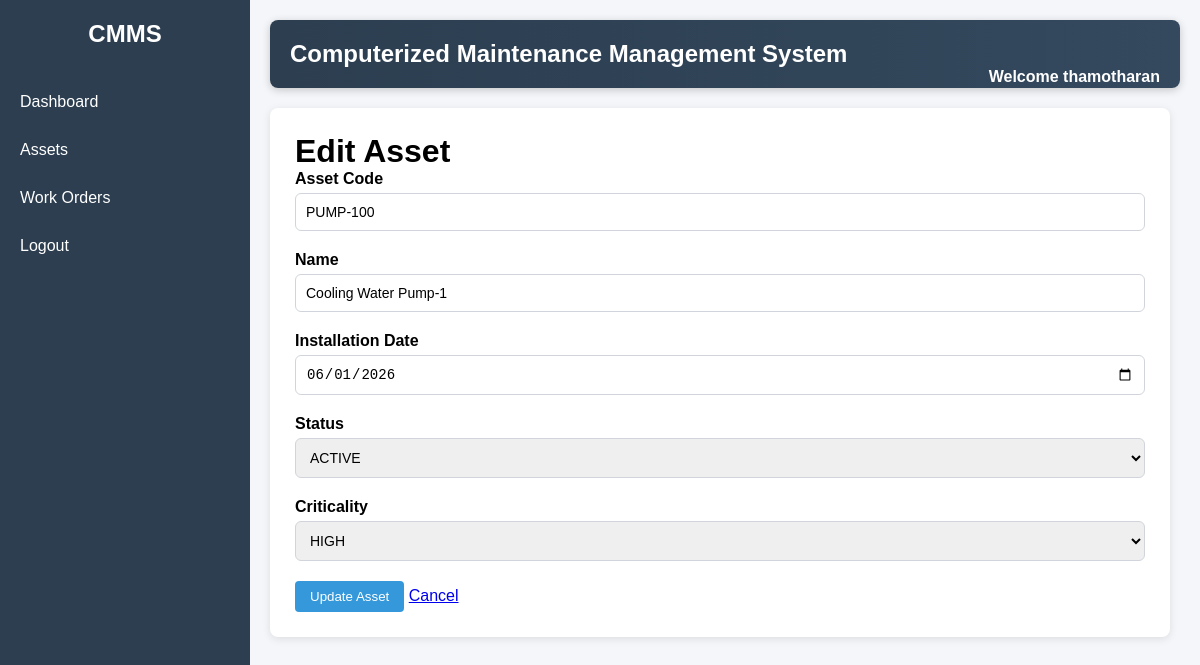
The app's page /assets/1/edit/ (signed in) with its own data.
### assets/models.py (models this page shows, shortened)
class Asset(models.Model):
    STATUS_CHOICES = [
        ('ACTIVE', 'Active'),
        ('INACTIVE', 'Inactive'),
        ('UNDER_MAINTENANCE', 'Under Maintenance'),
    ]
    CRITICALITY_CHOICES = [
        ('LOW', 'Low'),
        ('MEDIUM', 'Medium'),
        ('HIGH', 'High'),
    ]
    asset_code = models.CharField(max_length=50, unique=True)
    name = models.CharField(max_length=200)
    installation_date = models.DateField()
    status = models.CharField(
        max_length=20,
        choices=STATUS_CHOICES,
        default='ACTIVE'
    )
    criticality = models.CharField(
        max_length=10,
        choices=CRITICALITY_CHOICES,
        default='MEDIUM'
    )
    created_at = models.DateTimeField(auto_now_add=True)
    updated_at = models.DateTimeField(auto_now=True)

### assets/views.py (the view, shortened to what this page needs)
# urls.py: path('<int:id>/edit/', asset_edit, name='asset_edit'),
@login_required
def asset_edit(request, id):
    asset = get_asset_by_id(id)
    return render(
        request,
        'assets/asset_edit.html',
        {
            'asset': asset
        }
    )

### assets/services.py (called while the page is built)
def get_asset_by_id(id):
    return Asset.objects.get(id=id)

### templates/assets/asset_edit.html (shortened to what this page needs)
{% extends 'base.html' %}
{% block content %}
<div class="page-card">
    <h1>Edit Asset</h1>
    <form method="post">
        <div class="form-group">
            <label>Asset Code</label>
            <input
                type="text"
                name="asset_code"
                value="{{ asset.asset_code }}">
        </div>
        <div class="form-group">
            <label>Name</label>
            <input
                type="text"
                name="name"
                value="{{ asset.name }}">
        </div>
        <div class="form-group">
            <label>Installation Date</label>
            <input
                type="date"
                name="installation_date"
                value="{{ asset.installation_date|date:'Y-m-d' }}">
        </div>
        <div class="form-group">
            <label>Status</label>
            <select name="status">
                <option
                    value="ACTIVE"
                    {% if asset.status == 'ACTIVE' %}
                    selected
                    {% endif %}
                >
                    ACTIVE
                </option>
            </select>
        </div>
        <div class="form-group">
            <label>Criticality</label>
            <select name="criticality">
                <option
                    value="HIGH"
                    {% if asset.criticality == 'HIGH' %}
                    selected
                    {% endif %}
                >
                    HIGH
                </option>
            </select>
        </div>
        <button type="submit">
            Update Asset
        </button>
        <a href="/assets/{{ asset.id }}/">
            Cancel
        </a>
    </form>
</div>
{% endblock %}

### templates/base.html (shortened to what this page needs)
{% load static %}
<!DOCTYPE html>
<html>
<head>
        <link rel="stylesheet"
          href="{% static 'css/style.css' %}">
</head>
<body>
<div class="layout">
    <div class="sidebar">
        <h2>CMMS</h2>
        <a href="{% url 'dashboard' %}"
        class="{% if current_page == 'dashboard' %}active-link{% endif %}">
            Dashboard
        </a>
        <a href="{% url 'asset_list' %}"
        class="{% if current_page == 'assets' %}active-link{% endif %}">
            Assets
        </a>
        <a href="{% url 'work_order_list' %}"
        class="{% if current_page == 'workorders' %}active-link{% endif %}">
            Work Orders
        </a>
        <a href="/logout/">
            Logout
        </a>
    </div>
    <div class="content">
        <div class="topbar">
            <h2>
                Computerized Maintenance Management System
            </h2>
            <span class="welcome">
                Welcome
                {{ request.user.username }}
            </span>
        </div>
        {% block content %}
        {% endblock %}
    </div>
</div>
</body>
</html>

### static/css/style.css (style rules this page uses)
* { margin: 0; padding: 0; box-sizing: border-box; }
body { font-family: Arial, sans-serif; background-color: #f4f6f9; }
.layout { display: flex; min-height: 100vh; }
.sidebar { width: 250px; background-color: #2c3e50; color: white; padding-top: 20px; }
.sidebar h2 { text-align: center; margin-bottom: 30px; }
.sidebar a { display: block; color: white; text-decoration: none; padding: 15px 20px; }
.content { flex: 1; padding: 20px; }
.topbar { background: linear-gradient( 90deg, #2c3e50, #34495e ); color: white; padding: 20px; margin-bottom: 20px; border-radius: 8px; box-shadow: 0 2px 8px rgba(0,0,0,0.2); }
.topbar h2 { margin: 0; }
.welcome { float: right; font-weight: bold; }
button { background-color: #3498db; color: white; border: none; padding: 8px 15px; cursor: pointer; border-radius: 4px; }
.page-card { background-color: white; padding: 25px; border-radius: 8px; box-shadow: 0 2px 8px rgba(0,0,0,0.1); max-width: 900px; }
.form-group { margin-bottom: 20px; }
.form-group label { display: block; margin-bottom: 5px; font-weight: bold; }
input[type=text], textarea, select { width: 100%; padding: 10px; border: 1px solid #ddd; border-radius: 4px; }
.form-group input, .form-group textarea, .form-group select { width: 100%; padding: 10px; border: 1px solid #d1d5db; border-radius: 6px; font-size: 14px; box-sizing: border-box; }

### records on screen
Asset: asset_code "PUMP-100", name "Cooling Water Pump-1", installation_date "06/01/2026", status "ACTIVE", criticality "HIGH"

### other values on screen
{{ request.user.username }} "thamotharan"
